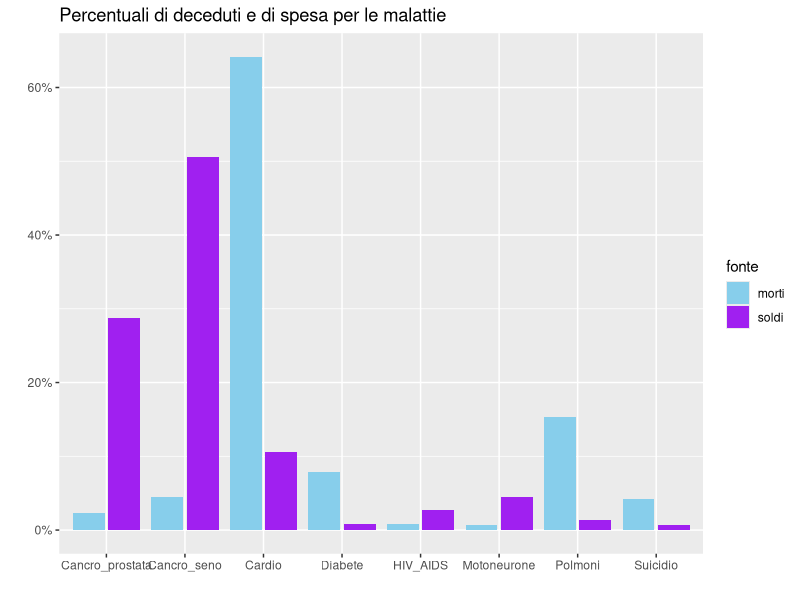

Source code (R):
## ---- chunk 1
library(tidyverse)
library(dplyr)

#Prima riga morti, seconda riga soldi

morti <- c(596577000, 73831000, 6849000, 39518000, 7683000, 142942000, 21176000, 41374000)
soldi <- c(54100000, 4200000, 22900000, 3200000, 14000000, 7000000, 147000000, 257850000)
tipo <- c("Cardio", "Diabete", "Motoneurone", "Suicidio", "HIV_AIDS", "Polmoni", "Cancro_prostata", "Cancro_seno")
tot_soldi = sum(soldi)
soldi <- (soldi/tot_soldi)
tot_morti <- sum(morti)
morti <- (morti/tot_morti)

data <- data.frame("tipo" = tipo,
                   "morti" = morti,
                   "soldi" = soldi)
plot <- data %>%
  pivot_longer(cols = c("morti", "soldi"), names_to = "fonte", values_to = "value") %>%
  ggplot(aes(x = tipo, y = value, fill = fonte)) +
  geom_bar(stat = "identity", position = position_dodge2()) +
  ggtitle("Percentuali di deceduti e di spesa per le malattie") +
  ylab("") +
  xlab("") +
  scale_y_continuous(labels = scales::percent) +
  scale_fill_manual(values = c("skyblue", "purple")) 


